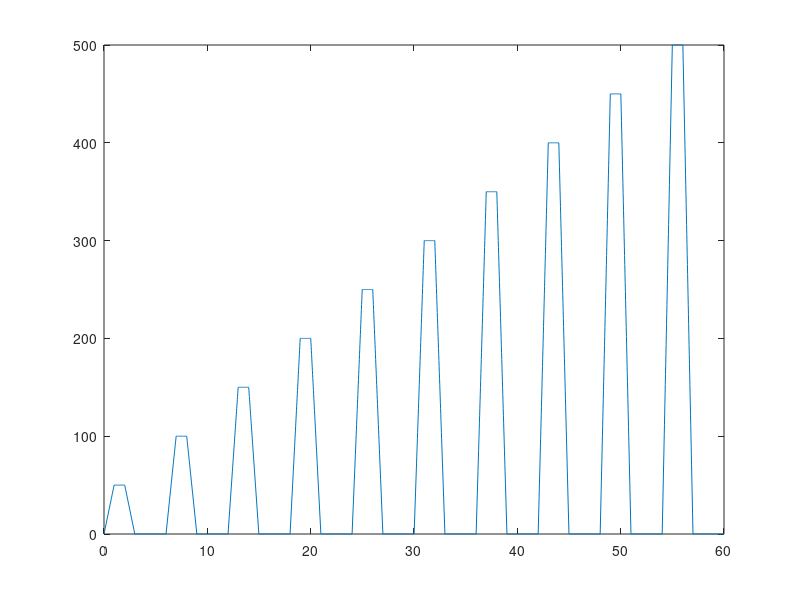

Reproduce this figure in MATLAB.
clear;

%% 0,50,100,150,200,250,300,350,400,450,500

%%
n = 50; t1 = 3; y = 0;
t = linspace(0,t1,n*t1);
ref0 = 0*t;
pw_ref = [];

t2 = 1;

t = linspace(0,t2,n*t2);

for i = 1:10
    x = i*50;
    ref_x1 = x*t;
    ref_x2 = x*ones(1,length(t));
    ref_x3 = flip(ref_x1);
    pw_ref = [pw_ref ref_x1 ref_x2 ref_x3 ref0];   
    y = y + 3*t2 + t1;
end
t_total = linspace(0,y,length(pw_ref));
plot(t_total,pw_ref);

save("curve_recruitmentPW.mat");